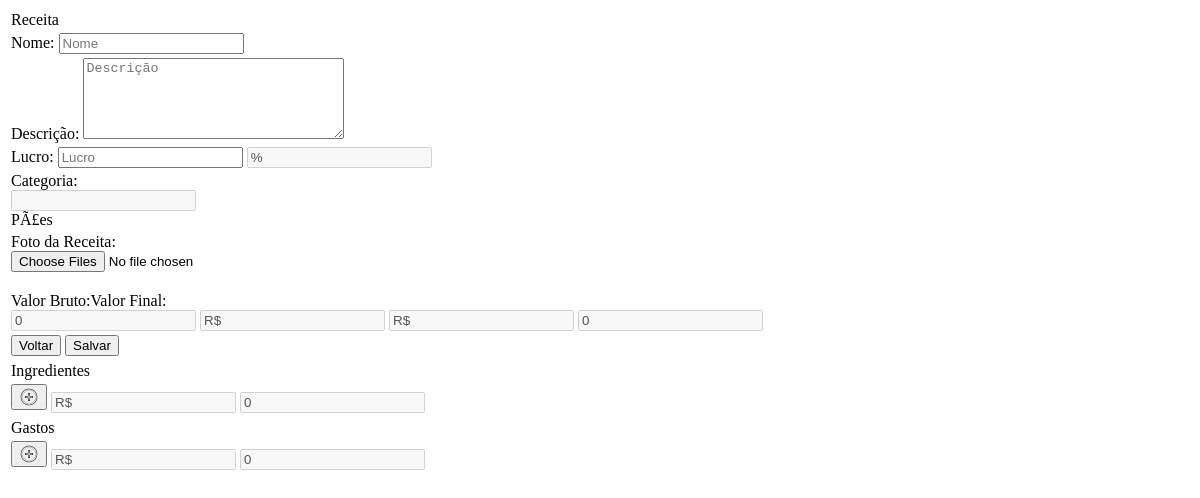
Page /View/ReceitaInsere.php on the earlier database version.
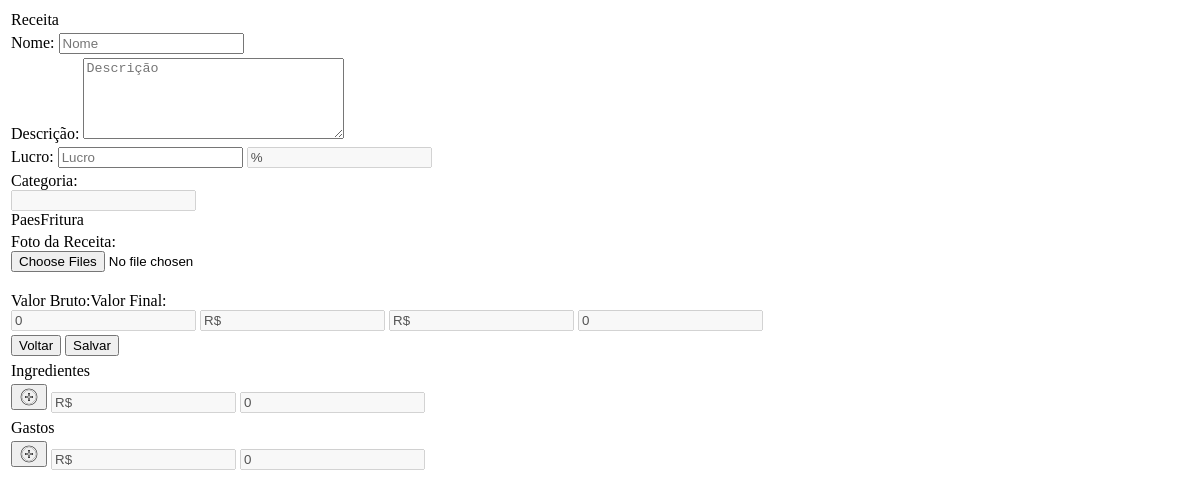
Same page on the later database version.
### tables this page shows
CREATE TABLE `tbcategoria` (
  `idcategoria` int(11) NOT NULL,
  `nome_categoria` varchar(45) NOT NULL
);

### DAO/Conexao.php (called while the page is built)
<?php
class Conexao{
   static function conectar(){
    $host="localhost";
    $user="root";
    $password="bancodedados";
    $banco="maissabor";
    try{
      $con = new PDO("mysql:host=$host;dbname=$banco",$user,$password);
      $con->setAttribute(PDO::ATTR_ERRMODE, PDO::ERRMODE_EXCEPTION);
      return $con;
   }
   catch(PDOException $e){
       echo "Error: ".$e->getMessage();
   }
   }
 }
?>

### Controller/CategoriaControl.php (called while the page is built, shortened)
<?php
require_once '../DAO/CategoriaDAO.php';
class CategoriaControl
{
   public function listar()
   {
	   $categoriaDAO = new CategoriaDAO;
	   return $categoriaDAO->listar();
   }
}

### DAO/CategoriaDAO.php (called while the page is built, shortened)
<?php
require_once 'Conexao.php';
class CategoriaDAO{
   private $con;
   function __construct()
   {
       $this->con=Conexao::conectar();
   }
   public function listar() {
	   try{
		$stmt = $this->con->prepare('SELECT * FROM tbcategoria');
		$stmt->execute();
		$result = $stmt->fetchAll();
		return $result;
	   }
	   catch(PDOException $e){
		echo "Error: ".$e->getMessage();
	}
   }
}
?>

### Controller/MateriaPrimaControl.php (called while the page is built, shortened)
<?php
require_once '../DAO/MateriaPrimaDAO.php';
class MateriaPrimaControl
{
   public function listar()
   {
	   $materiaprimaDAO = new MateriaPrimaDAO;
	   return $materiaprimaDAO->listar();
   }
}

### DAO/MateriaPrimaDAO.php (called while the page is built, shortened)
<?php
require_once 'Conexao.php';
class MateriaPrimaDAO{
   private $con;
   function __construct()
   {
       $this->con=Conexao::conectar();
   }
   public function listar() {
	   try{
		$stmt = $this->con->prepare('SELECT * FROM tbmateria_prima');
		$stmt->execute();
		$result = $stmt->fetchAll();
		return $result;
	   }
	   catch(PDOException $e){
		echo "Error: ".$e->getMessage();
	}
   }
}
?>

### Controller/GastoExtraControl.php (called while the page is built, shortened)
<?php
require_once '../DAO/GastoExtraDAO.php';
class GastoExtraControl{
   public function listar()
   {
	   $GastoExtraDAO = new GastoExtraDAO;
	   return $GastoExtraDAO->listar();
   }
}

### DAO/GastoExtraDAO.php (called while the page is built, shortened)
<?php
require_once 'Conexao.php';
class GastoExtraDAO{
   private $con;
   function __construct()
   {
       $this->con=Conexao::conectar();
   }
   public function listar() {
	   try{
		$stmt = $this->con->prepare('SELECT * FROM tbgastos_extras');
		$stmt->execute();
		$result = $stmt->fetchAll();
		return $result;
	   }
	   catch(PDOException $e){
		echo "Error: ".$e->getMessage();
	}
   }
}
?>

### View/ReceitaInsere.php (the view, shortened to what this page needs)
<!DOCTYPE html>
<html>
<head>
</head>
<?php
 require_once("../Controller/CategoriaControl.php");
 $c= new CategoriaControl();
 $categorias=$c->listar();
 require_once("../Controller/MateriaPrimaControl.php");
 $m= new MateriaPrimaControl();
 $materias=$m->listar();
 $materias=json_encode($materias);
 require_once("../Controller/GastoExtraControl.php");
 $g= new GastoExtraControl();
 $gastos=$g->listar();
 $gastos=json_encode($gastos);
 ?>
    <body>
        <div class="row">
             <div class="rece">
                <table class="tab-receita">
                    <tr><td>Receita</td></tr>
                        <td class="td-log">
                            <div class="input-group">
                                <label>Nome:</label>
                                <input type="text" name="nome" id="nome" placeholder="Nome">
                            </div>
                        </td>
                    <tr>
                        <td class="td-log">
                            <div class="input-group">
                                <label>Descrição:</label>
                                <textarea rows="5" cols="30" name="descricao" id="descricao" placeholder="Descrição"></textarea>
                            </div>
                        </td>
                    </tr>
                    <tr>
                        <td class="td-log">
                            <div class="input-group">
                                <label>Lucro:</label>
                                <input type="number" onKeyUp="cal_bruto(this.value)" min="0" name="lucro" id="lucro" placeholder="Lucro">
                                <input class="val_ingre_cifrao" type="text" name="por" value="%" id="por" disabled>
                            </div>
                        </td>
                    </tr>
                    <tr>
                    <td class="td-log">
                            <div class="input-group">
                                <label>Categoria:</label>
                                <div class="dropdown-cat">
                                    <input type="text" disabled name="tbCategoria_nome_categoria" id="tbCategoria_nome_categoria" class="dropbtn-cat"/>
                                    <div class="dropdown-content-cat">
                                         <?php
                                            for($i=0; $i<sizeof($categorias); $i++){
                                                echo "<a onclick='sel_cat(&quot;" .$categorias[$i]["nome_categoria"]. "&quot; ,tbCategoria_nome_categoria )' >" .$categorias[$i]["nome_categoria"]."</a>";
                                            }
                                        ?>
                                    </div>
                                </div>
                            </div>
                        </td>
                    </tr>
                    <tr>
                        <td class="td-log">
                            <div class="input-group">
                                <label>Foto da Receita:</label>
                                <form id="myForm2" method="post" enctype="multipart/form-data">
                                    <input type="file" name="files" multiple />
                                </form>
                            </div>
                        </td>
                    </tr>
                    <tr>
                        <td class="td-log">
                            <div class="input-group">
                                    <label for="valor_receita" >Valor Bruto:</label><label for="valor_valor_final" class="rightf">Valor Final:</label><br>
                                    <input type="number" class="val_bruto" value="0" step="0.01" min="0" name="valor_receita" id="valor_receita" disabled>
                                    <input class="val_bruto_cifrao" type="text" name="sifrao" value="R$" id="sifrao_valorGT" disabled>
                                    <input class="val_ingre_cifrao" type="text" name="sifrao" value="R$" id="sifrao_valorGT" disabled>
                                    <input class="val_ingre_total" type="number" step="0.01" value="0" min="0" name="valor_final" id="valor_final" disabled>
                            </div>
                        </td>
                    </tr>
                    <tr>
                        <td class="forms" >
                        <button onclick="receita(2)" >Voltar</button>
                        <button id="submit" onclick='receita(5)'>Salvar</button>
                        </td>
                    </tr>
                </table>
            </div>
             <div class="rece">
                <table id="plus_ingrediente" class="tab-receita" >
                    <tr><td>Ingredientes</td></tr>
                        <td class="td-log">
                            <div class="input-group">
                                <button onclick='plus_ingrediente(<?php echo $materias ?>)'> <img src="img/plus.png"  width="20" height="20"></button>
                                <input class="val_ingre_cifrao" type="text" name="sifrao" value="R$" id="sifrao_valorIT" disabled>
                                <input class="val_ingre_total" value="0" type="number" step="0.01" min="0" name="ingreT" id="ingreT" disabled>
                            </div>
                        </td>
                </table>
            </div>
            <div class="rece">
                <table id="plus_gasto" class="tab-receita" >
                    <tr><td>Gastos</td></tr>
                        <td class="td-log">
                            <div class="input-group">
                                <button onclick='plus_gasto(<?php echo $gastos ?>)'> <img src="img/plus.png"  width="20" height="20"></button>
                                <input class="val_ingre_cifrao" type="text" name="sifrao" value="R$" id="sifrao_valorGT" disabled>
                                <input class="val_ingre_total" value="0" type="number" step="0.01" min="0" name="gastoT" id="gastoT" disabled>
                            </div>
                        </td>
                </table>
            </div>
        </div>
    </body>
</html>

Differences in the rows shown:
changed tbcategoria: nome_categoria "PÃ£es" → "Paes"
added tbcategoria: nome_categoria "Fritura"
